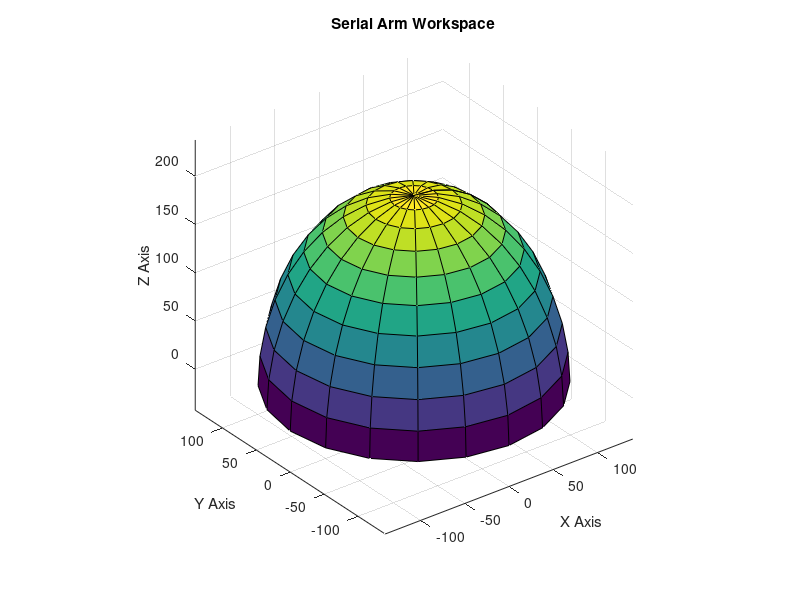

MATLAB code to generate this figure:
[x,y,z] = sphere;               % Makes a 21-by-21 point sphere
x = x(11:end,:);                % Keep top 11 x points
y = y(11:end,:);                % Keep top 11 y points
z = z(11:end,:);                % Keep top 11 z points
r = 140;                        % A radius value
hs = surf(r.*x,r.*y,(r+55).*z);   % Plot the surface
direction = [0 1 0];            % Specify Direction
axis equal;                     % Make the scaling on the x, y, and z axes equal
Ax = get(gca);                  % Axes Handle

title("Serial Arm Workspace");
xlabel('X Axis') ;
ylabel('Y Axis'); 
zlabel ('Z Axis');
